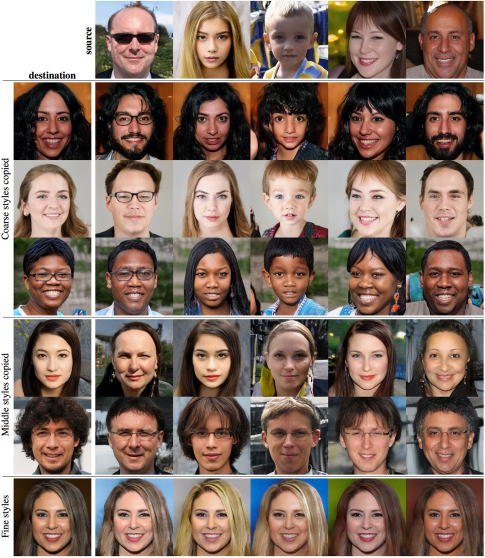
#> input picture Artifact1-Tests/Test3.jpg, 969 x 1115 px (shown at 1/2 size)
$ python Artifact1.py
#> lines starting #> are read from the running program, lines starting #| are printed output that depends on the picture
import cv2

img = cv2.imread('Artifact1-Tests/Test3.jpg') #reading image
#> img is the input picture: shape (1115, 969, 3); mean B, G, R 98, 109, 129.1
img = cv2.resize(img, (0,0), fx=0.5, fy=0.5) #resizing for certain photos
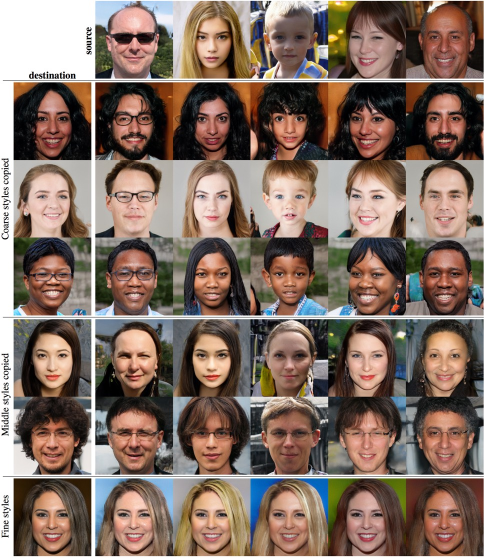
#> img: shape (558, 484, 3); mean B, G, R 98.1, 109.1, 129.2

gray_img = cv2.cvtColor(img, cv2.COLOR_BGR2GRAY)  # convert to grayscale
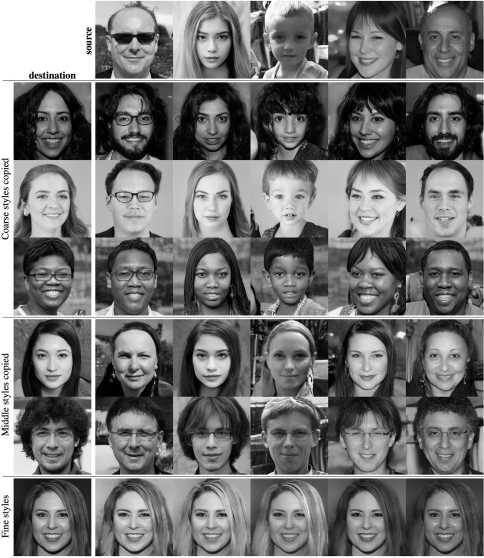
#> gray_img: shape (558, 484); min 0, max 255, mean 113.9
trained_cascade = cv2.CascadeClassifier('cascades/cascade.xml')

rectangles = trained_cascade.detectMultiScale(gray_img, 1.3, 5) #scalefact=1.3 minNeighbors=5
#> rectangles = 41 rows, first 6: [187, 18, 49, 49], [350, 106, 38, 38], [28, 256, 48, 48], [185, 254, 50, 50], [262, 255, 49, 49], [342, 254, 52, 52]

for (x, y, width, height) in rectangles:
    cv2.rectangle(img, (x, y), (x + width, y + height), (255, 0, 0), 5)  # drawing the rectangle for faces
#> this loop made 41 passes
#> (x, y, width, height) on passes 1 to 12: (187, 18, 49, 49), (350, 106, 38, 38), (28, 256, 48, 48), (185, 254, 50, 50), (262, 255, 49, 49), (342, 254, 52, 52), (28, 336, 48, 48), (108, 334, 54, 54), (30, 419, 45, 45), (25, 494, 54, 54), (416, 494, 54, 54), (416, 95, 55, 55)
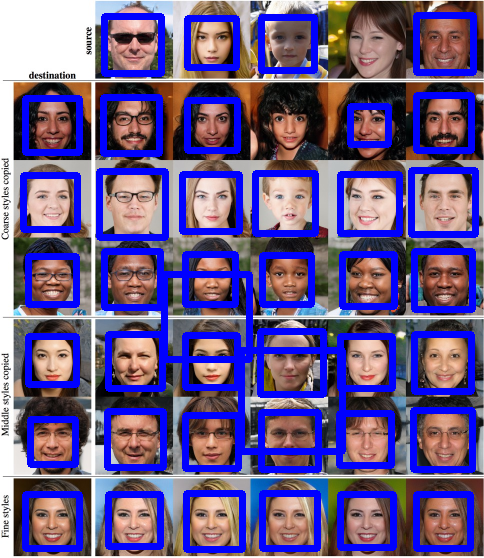
#> img: shape (558, 484, 3); mean B, G, R 139.4, 89.3, 105.6

cv2.imshow('Detected faces', img)
cv2.waitKey(0)
cv2.destroyAllWindows()

$ run again, with Artifact1-Tests/Test2.jpg copied over Artifact1-Tests/Test3.jpg
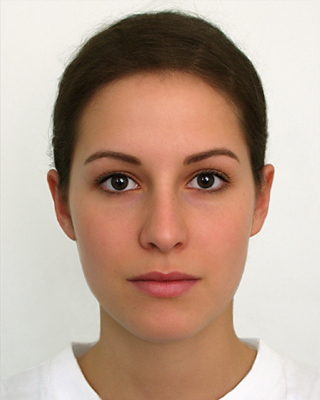
#> input picture Artifact1-Tests/Test2.jpg, 320 x 400 px
#> img is the input picture: shape (400, 320, 3); mean B, G, R 145.2, 162, 187.2
#> `gray_img = cv2.cvtColor(img, cv2.COLOR_BGR2GRAY)`:
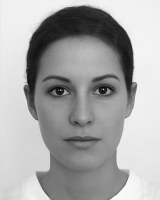
#> gray_img: shape (200, 160); min 8, max 253, mean 167.8
#> rectangles = [[26, 48, 106, 106]]
#> the loop `for (x, y, width, height) in rectangles:` made 1 pass
#> after the loop `for (x, y, width, height) in rectangles:`:
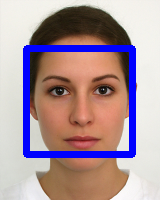
#> img: shape (200, 160, 3); mean B, G, R 156.8, 148.3, 171.2

$ run again, with Artifact1-Tests/Test4.jpg copied over Artifact1-Tests/Test3.jpg
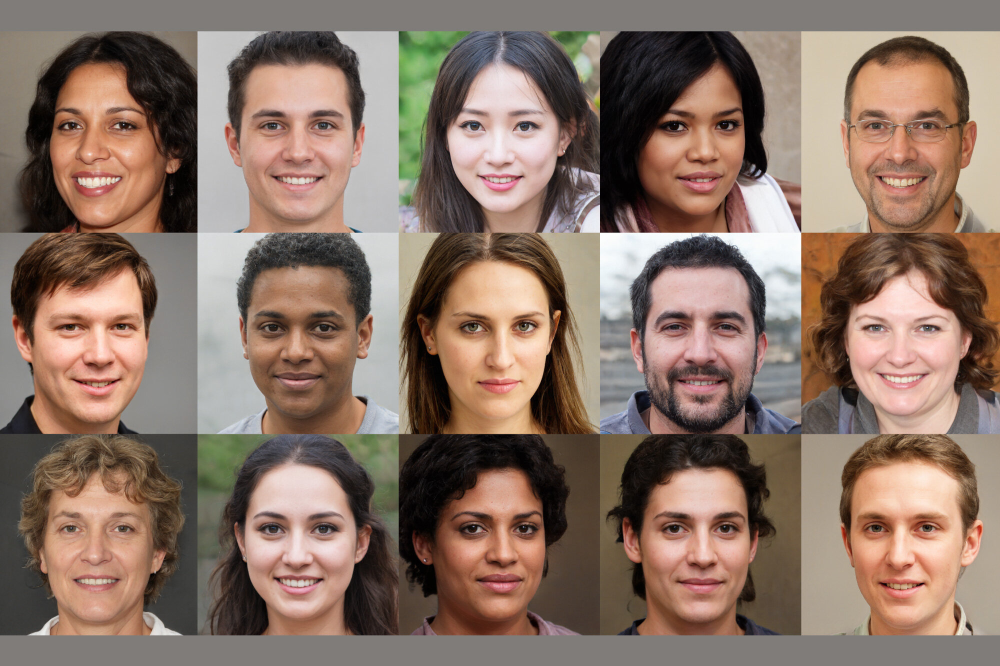
#> input picture Artifact1-Tests/Test4.jpg, 2000 x 1331 px (shown at 1/2 size)
#> img is the input picture: shape (1331, 2000, 3); mean B, G, R 102.6, 115.7, 138.6
#> `gray_img = cv2.cvtColor(img, cv2.COLOR_BGR2GRAY)`:
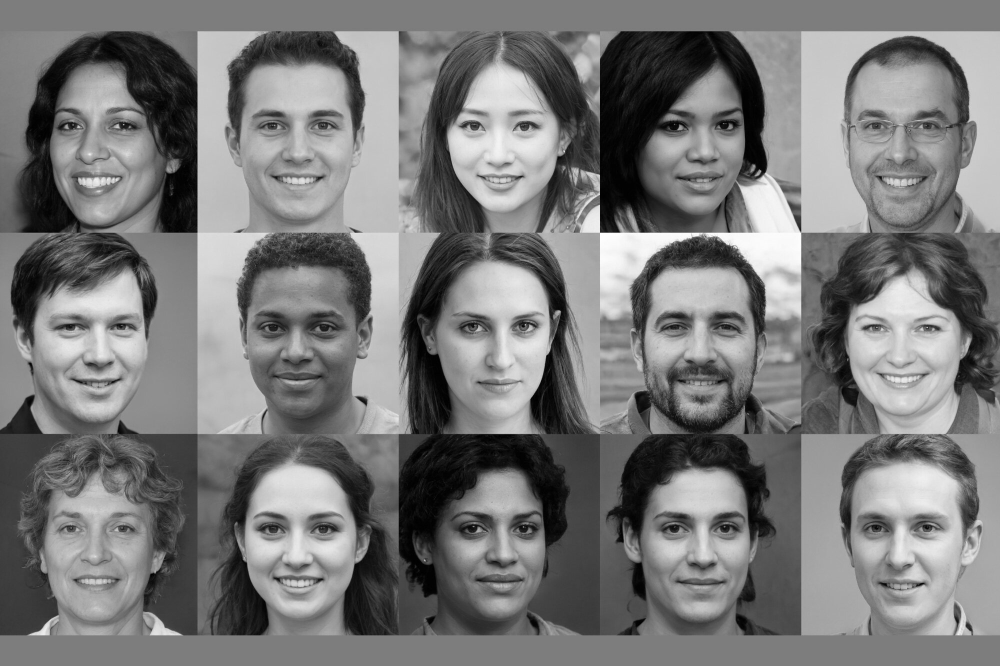
#> gray_img: shape (666, 1000); min 0, max 255, mean 121.2
#> rectangles = 17 rows, first 6: [756, 345, 49, 49], [873, 394, 53, 53], [646, 83, 110, 110], [38, 80, 124, 124], [434, 75, 130, 130], [434, 275, 130, 130]
#> the loop `for (x, y, width, height) in rectangles:` made 17 passes
#> after the loop `for (x, y, width, height) in rectangles:`:
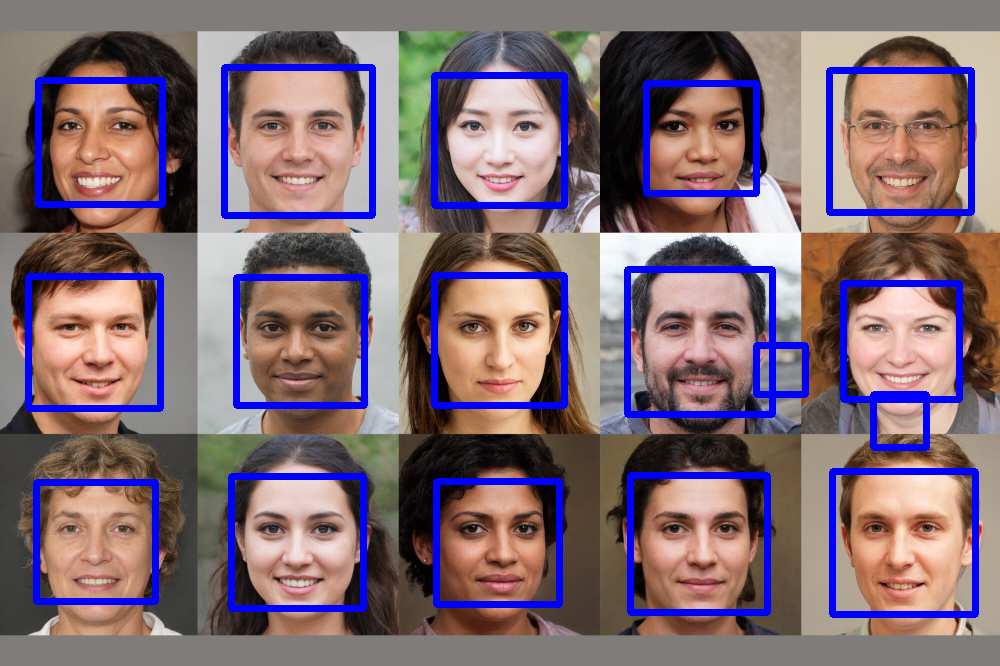
#> img: shape (666, 1000, 3); mean B, G, R 116.7, 106.9, 127.7

$ run again, with Artifact1-Tests/Test1.jfif saved as Artifact1-Tests/Test3.jpg
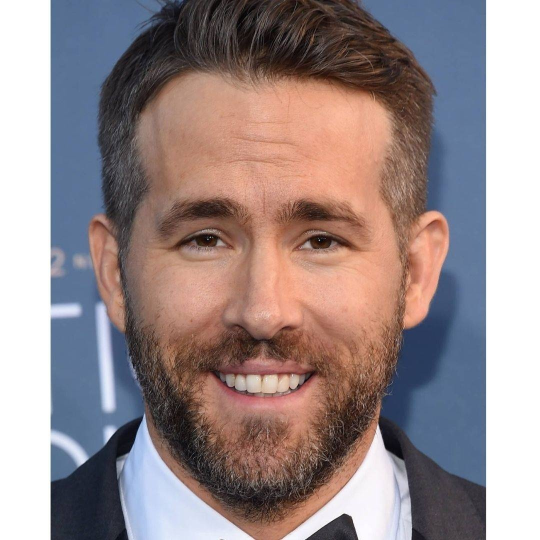
#> input picture Artifact1-Tests/Test1.jfif, 1080 x 1080 px (shown at 1/2 size)
#> img is the input picture: shape (1080, 1080, 3); mean B, G, R 138.6, 138, 152.9
#> `gray_img = cv2.cvtColor(img, cv2.COLOR_BGR2GRAY)`:
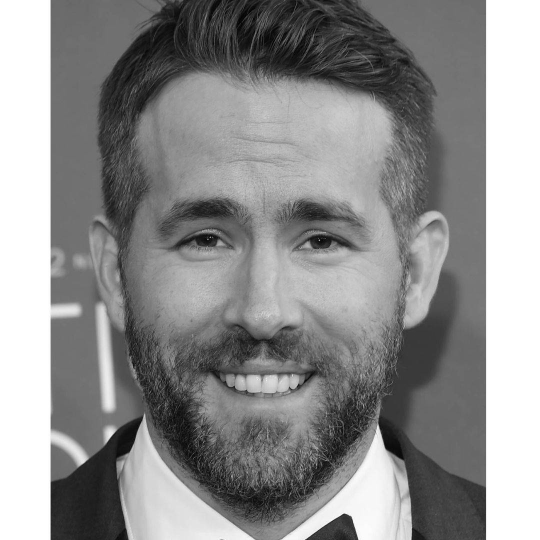
#> gray_img: shape (540, 540); min 3, max 255, mean 142.7
#> rectangles = [[89, 95, 344, 344]]
#> the loop `for (x, y, width, height) in rectangles:` made 1 pass
#> after the loop `for (x, y, width, height) in rectangles:`:
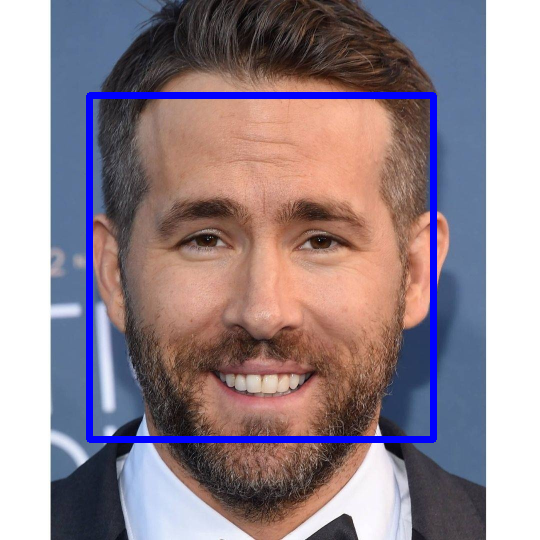
#> img: shape (540, 540, 3); mean B, G, R 143.4, 134.7, 149.1
